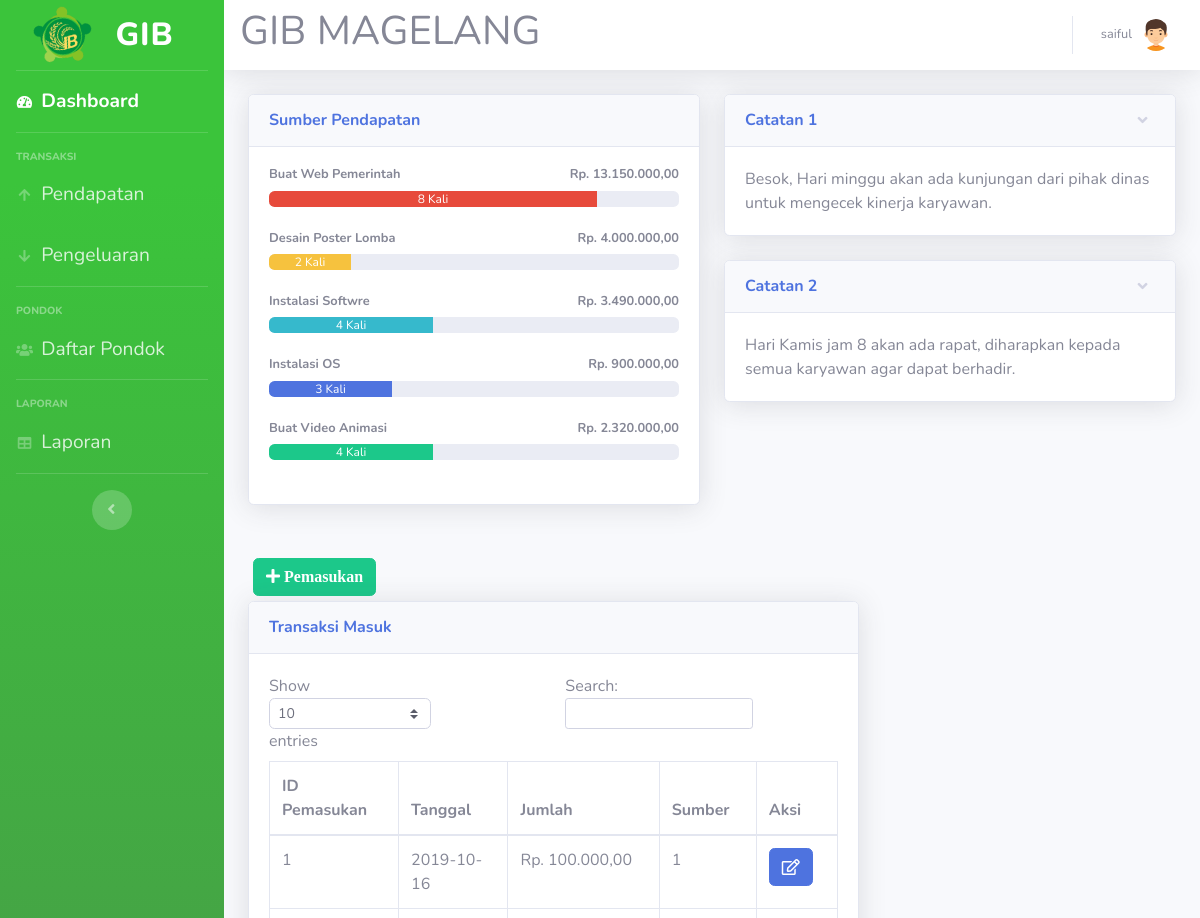
Before: /pendapatan.php (signed in, upper part) with the older database file.
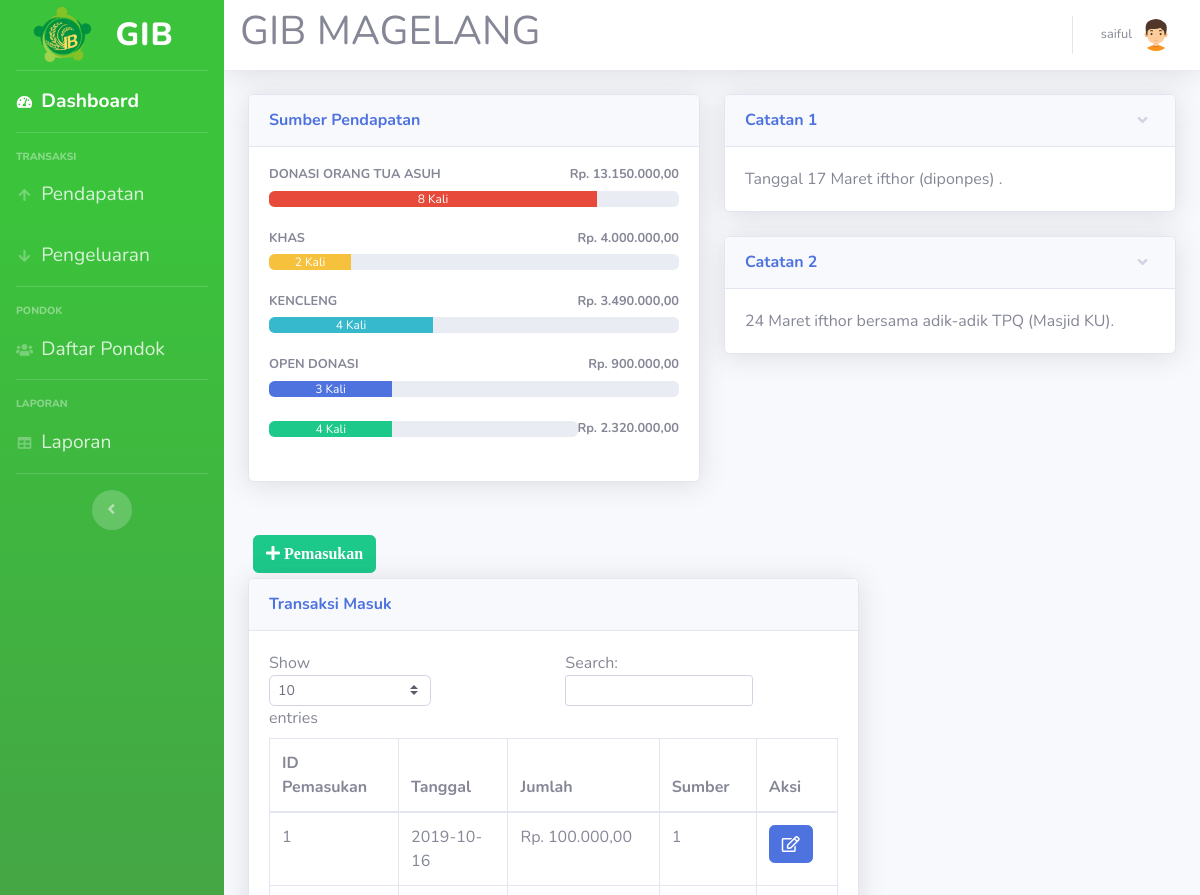
After: the same page with the newer database file.
### tables this page shows
CREATE TABLE `sumber` (
  `id_sumber` int(11) NOT NULL,
  `nama` varchar(40) NOT NULL
);

CREATE TABLE `catatan` (
  `id_catatan` int(11) NOT NULL,
  `catatan` text NOT NULL
);

CREATE TABLE `pemasukan` (
  `id_pemasukan` int(11) NOT NULL,
  `tgl_pemasukan` date NOT NULL,
  `jumlah` int(11) NOT NULL,
  `id_sumber` int(11) NOT NULL
);

### pendapatan.php (the view, shortened to what this page needs)
<!DOCTYPE html>
<html lang="en">
<head>
  <link href="vendor/fontawesome-free/css/all.min.css" rel="stylesheet" type="text/css">
  <link href="css/sb-admin-2.min.css" rel="stylesheet">
</head>
<body id="page-top">
<?php
require 'koneksi.php';
require ('sidebar.php'); ?>
      <div id="content">
<?php require ('navbar.php'); ?>
        <div class="container-fluid">
          <div class="row">
            <div class="col-lg-6 mb-4">
              <div class="card shadow mb-4">
                <div class="card-header py-3">
                  <h6 class="m-0 font-weight-bold text-primary">Sumber Pendapatan</h6>
                </div>
                <div class="card-body">
				<?php
				$namasumber1 = mysqli_query($koneksi,"SELECT * FROM `sumber` where id_sumber= 1 ");
				$sumbern1= mysqli_fetch_assoc($namasumber1);
				$namasumber2 = mysqli_query($koneksi,"SELECT * FROM `sumber` where id_sumber= 2 ");
				$sumbern2= mysqli_fetch_assoc($namasumber2);
				$namasumber3 = mysqli_query($koneksi,"SELECT * FROM `sumber` where id_sumber= 3 ");
				$sumbern3= mysqli_fetch_assoc($namasumber3);
				$namasumber4 = mysqli_query($koneksi,"SELECT * FROM `sumber` where id_sumber= 4 ");
				$sumbern4= mysqli_fetch_assoc($namasumber4);
				$namasumber5 = mysqli_query($koneksi,"SELECT * FROM `sumber` where id_sumber= 5 ");
				$sumbern5= mysqli_fetch_assoc($namasumber5);
				$hasil1=mysqli_query($koneksi,"SELECT * FROM pemasukan where id_sumber = 1");
				while ($jumlah1=mysqli_fetch_array($hasil1)){
				$arrayhasil1[] = $jumlah1['jumlah'];
				}
				$jumlahhasil1 = array_sum($arrayhasil1);
				$hasil2=mysqli_query($koneksi,"SELECT * FROM pemasukan where id_sumber = 2");
				while ($jumlah2=mysqli_fetch_array($hasil2)){
				$arrayhasil2[] = $jumlah2['jumlah'];
				}
				$jumlahhasil2 = array_sum($arrayhasil2);
				$hasil3=mysqli_query($koneksi,"SELECT * FROM pemasukan where id_sumber = 3");
				while ($jumlah3=mysqli_fetch_array($hasil3)){
				$arrayhasil3[] = $jumlah3['jumlah'];
				}
				$jumlahhasil3 = array_sum($arrayhasil3);
				$hasil4=mysqli_query($koneksi,"SELECT * FROM pemasukan where id_sumber = 4");
				while ($jumlah4=mysqli_fetch_array($hasil4)){
				$arrayhasil4[] = $jumlah4['jumlah'];
				}
				$jumlahhasil4 = array_sum($arrayhasil4);
				$hasil5=mysqli_query($koneksi,"SELECT * FROM pemasukan where id_sumber = 5");
				while ($jumlah5=mysqli_fetch_array($hasil5)){
				$arrayhasil5[] = $jumlah5['jumlah'];
				}
				$jumlahhasil5 = array_sum($arrayhasil5);
				$sumber1 = mysqli_query($koneksi,"SELECT id_sumber FROM pemasukan where id_sumber ='1'");
				$sumber1text = mysqli_num_rows($sumber1);
				$sumber1 = mysqli_num_rows($sumber1);
				$sumber1 = $sumber1 * 10;
				$sumber2 = mysqli_query($koneksi,"SELECT id_sumber FROM pemasukan where id_sumber ='2'");
				$sumber2text = mysqli_num_rows($sumber2);
				$sumber2 = mysqli_num_rows($sumber2);
				$sumber2 = $sumber2 * 10;
				$sumber3 = mysqli_query($koneksi,"SELECT id_sumber FROM pemasukan where id_sumber ='3'");
				$sumber3text = mysqli_num_rows($sumber3);
				$sumber3 = mysqli_num_rows($sumber3);
				$sumber3 = $sumber3 * 10;
				$sumber4 = mysqli_query($koneksi,"SELECT id_sumber FROM pemasukan where id_sumber ='4'");
				$sumber4text = mysqli_num_rows($sumber4);
				$sumber4 = mysqli_num_rows($sumber4);
				$sumber4 = $sumber4 * 10;
				$sumber5 = mysqli_query($koneksi,"SELECT id_sumber FROM pemasukan where id_sumber ='5'");
				$sumber5text = mysqli_num_rows($sumber5);
				$sumber5 = mysqli_num_rows($sumber5);
				$sumber5 = $sumber5 * 10;
				echo '
                  <h4 class="small font-weight-bold">'.$sumbern1['nama'].'<span class="float-right">Rp. '.number_format($jumlahhasil1,2,',','.').'</span></h4>
                  <div class="progress mb-4">
                    <div class="progress-bar bg-danger" role="progressbar" style="width:'.$sumber1.'%" aria-valuenow="50" aria-valuemin="0" aria-valuemax="100">'.$sumber1text.' Kali</div>
                  </div>
				  <h4 class="small font-weight-bold">'.$sumbern2['nama'].'<span class="float-right">Rp. '.number_format($jumlahhasil2,2,',','.').'</span></h4>
                  <div class="progress mb-4">
                    <div class="progress-bar bg-warning" role="progressbar" style="width:'.$sumber2.'%" aria-valuenow="50" aria-valuemin="0" aria-valuemax="100">'.$sumber2text.' Kali</div>
                  </div>
				  <h4 class="small font-weight-bold">'.$sumbern3['nama'].'<span class="float-right">Rp. '.number_format($jumlahhasil3,2,',','.').'</span></h4>
                  <div class="progress mb-4">
                    <div class="progress-bar bg-info" role="progressbar" style="width:'.$sumber3.'%" aria-valuenow="50" aria-valuemin="0" aria-valuemax="100">'.$sumber3text.' Kali</div>
                  </div>
				  <h4 class="small font-weight-bold">'.$sumbern4['nama'].'<span class="float-right">Rp. '.number_format($jumlahhasil4,2,',','.').'</span></h4>
                  <div class="progress mb-4">
                    <div class="progress-bar bg-primary" role="progressbar" style="width:'.$sumber4.'%" aria-valuenow="50" aria-valuemin="0" aria-valuemax="100">'.$sumber4text.' Kali</div>
                  </div>
				  <h4 class="small font-weight-bold">'.$sumbern5['nama'].'<span class="float-right">Rp. '.number_format($jumlahhasil5,2,',','.').'</span></h4>
                  <div class="progress mb-4">
                    <div class="progress-bar bg-success" role="progressbar" style="width:'.$sumber5.'%" aria-valuenow="50" aria-valuemin="0" aria-valuemax="100">'.$sumber5text.' Kali</div>
                  </div>';
				  ?>
                </div>
              </div>
			  </div>
			              <div class="col-lg-6">
              <div class="card shadow mb-4">
                <a href="#collapseCardExample" class="d-block card-header py-3" data-toggle="collapse" role="button" aria-expanded="true" aria-controls="collapseCardExample">
                  <h6 class="m-0 font-weight-bold text-primary">Catatan 1</h6>
                </a>
                <div class="collapse show" id="collapseCardExample">
                  <div class="card-body">
				  <?php $catatan1 = mysqli_query($koneksi, "SELECT catatan FROM catatan where id_catatan= 1");
                  $catatan1 = mysqli_fetch_array($catatan1);
				  echo $catatan1['catatan'];
				  ?>
				  </div>
                </div>
              </div>
			                <div class="card shadow mb-4">
                <a href="#collapseCardExample1" class="d-block card-header py-3" data-toggle="collapse" role="button" aria-expanded="true" aria-controls="collapseCardExample1">
                  <h6 class="m-0 font-weight-bold text-primary">Catatan 2</h6>
                </a>
                <div class="collapse show" id="collapseCardExample1">
                  <div class="card-body">
                  <?php $catatan2 = mysqli_query($koneksi, "SELECT * FROM catatan where id_catatan= 2");
                  $catatan2 = mysqli_fetch_array($catatan2);
				  echo $catatan2['catatan'];
				  ?></div>
                </div>
              </div>
			  </div>
					   <div class="col-xl-8 col-lg-7">
					   <button type="button" class="btn btn-success" style="margin:5px" data-toggle="modal" data-target="#myModalTambah"><i class="fa fa-plus"> Pemasukan</i></button><br>
          <div class="card shadow mb-4">
            <div class="card-header py-3">
              <h6 class="m-0 font-weight-bold text-primary">Transaksi Masuk</h6>
            </div>
            <div class="card-body">
              <div class="table-responsive">
               <table class="table table-bordered" id="dataTable" width="100%" cellspacing="0">
                  <thead>
                    <tr>
                      <th>ID Pemasukan</th>
                      <th>Tanggal</th>
                      <th>Jumlah</th>
                      <th>Sumber</th>
					  <th>Aksi</th>
                    </tr>
                  </thead>
                  <tbody>
				  <?php
$query = mysqli_query($koneksi,"SELECT * FROM pemasukan");
while ($data = mysqli_fetch_assoc($query))
{
?>
                    <tr>
                      <td><?=$data['id_pemasukan']?></td>
                      <td><?=$data['tgl_pemasukan']?></td>
                      <td>Rp. <?=number_format($data['jumlah'],2,',','.');?></td>
                      <td><?=$data['id_sumber']?></td>
					  <td>
<a href="#" type="button" class=" fa fa-edit btn btn-primary btn-md" data-toggle="modal" data-target="#myModal<?php echo $data['id_pemasukan']; ?>"></a>
</td>
</tr>
  </div>
<?php
}
?>
</body>
</html>

### sidebar.php
<div id="wrapper">
  <ul class="navbar-nav bg-gradient-primary sidebar sidebar-dark accordion" id="accordionSidebar">
    <a class="sidebar-brand d-flex align-items-center justify-content-center" href="index.php">
        <div class="sidebar-brand-icon rotate-n-15">
        <img src="img/GIB.png" style="width: 65px;">
        </div>
        <div class="sidebar-brand-text mx-3" style="font-size: 2rem;">GIB</div>
    </a>
    <hr class="sidebar-divider my-0">
    <li class="nav-item active">
      <a class="nav-link" href="index.php">
        <i class="fas fa-fw fa-tachometer-alt"></i>
        <span style="font-size: 1.2rem;">Dashboard</span></a>
    </li>
    <hr class="sidebar-divider">
    <div class="sidebar-heading">
      Transaksi
    </div>
    <li class="nav-item">
      <a class="nav-link collapsed" href="pendapatan.php">
        <i class="fas fa-fw fa-arrow-up"></i>
        <span style="font-size: 1.2rem;">Pendapatan</span>
      </a>
    </li>
    <li class="nav-item">
      <a class="nav-link collapsed" href="pengeluaran.php" >
        <i class="fas fa-fw fa-arrow-down"></i>
        <span style="font-size: 1.2rem;">Pengeluaran</span>
      </a>
    </li>
    <hr class="sidebar-divider">
    <div class="sidebar-heading">
      Pondok
    </div>
    <li class="nav-item">
      <a class="nav-link collapsed" href="karyawan.php">
        <i class="fas fa-fw fa-users"></i>
        <span style="font-size: 1.2rem;">Daftar Pondok</span>
      </a>
    </li>
    <hr class="sidebar-divider">
    <div class="sidebar-heading">
      laporan
    </div>
    <li class="nav-item">
      <a class="nav-link" href="laporan.php">
        <i class="fas fa-fw fa-table"></i>
        <span style="font-size: 1.2rem;">Laporan</span></a>
    </li>
    <hr class="sidebar-divider d-none d-md-block">
    <div class="text-center d-none d-md-inline">
      <button class="rounded-circle border-0" id="sidebarToggle"></button>
    </div>
  </ul>
  <div id="content-wrapper" class="d-flex flex-column">

### navbar.php (shortened to what this page needs)
        <nav class="navbar navbar-expand navbar-light bg-white topbar mb-4 static-top shadow">
		<h1>GIB MAGELANG</h1>
<?php require 'user.php'; ?>
        </nav>

### user.php (shortened to what this page needs)
<ul class="navbar-nav ml-auto">
  <li class="nav-item dropdown no-arrow">
    <a class="nav-link dropdown-toggle" href="#" id="userDropdown" role="button" data-toggle="dropdown" aria-haspopup="true" aria-expanded="false">
      <span class="mr-2 d-none d-lg-inline text-gray-600 small"><?=$_SESSION['nama']?></span>
      <img class="img-profile rounded-circle" src="img/boy(2).png">
    </a>
  </li>
</ul>

Changed rows visible on the page:
removed sumber: nama "Buat Video Animasi"
changed sumber: nama "Buat Web Pemerintah" → "DONASI ORANG TUA ASUH"
changed sumber: nama "Desain Poster Lomba" → "KHAS"
changed sumber: nama "Instalasi Softwre" → "KENCLENG"
changed sumber: nama "Instalasi OS" → "OPEN DONASI"
changed catatan: catatan "Besok, Hari minggu akan ada kunjungan dari pihak dinas untuk mengecek kinerja karyawan." → "Tanggal 17 Maret ifthor (diponpes) ."
changed catatan: catatan "Hari Kamis jam 8 akan ada rapat, diharapkan kepada semua karyawan agar dapat berhadir." → "24 Maret ifthor bersama adik-adik TPQ (Masjid KU)."
